Frame 1 (no input): blank canvas, image omitted
Frame 60 (the mouse pressed at the canvas centre just before this capture): blank canvas, image omitted
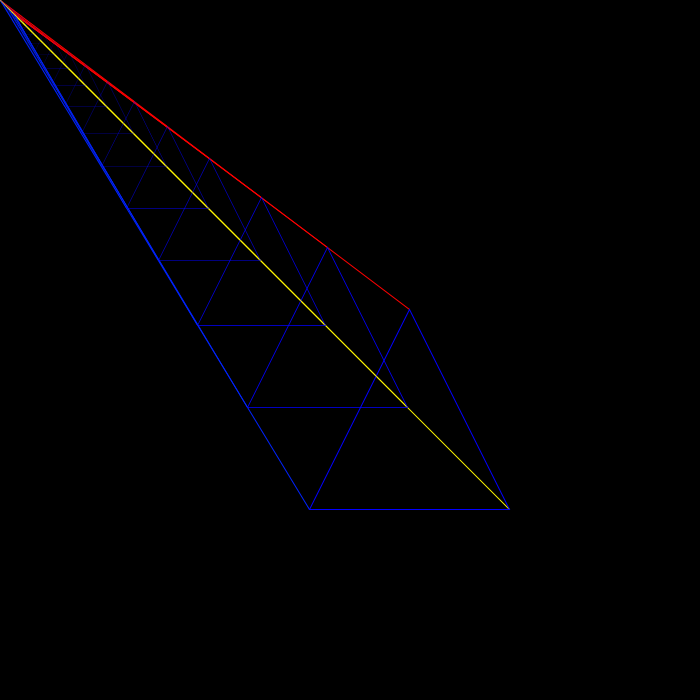
Frame 120 (the mouse held since frame 60 and released just before this capture)

The Processing sketch whose frames 1 and 60 were blank and that drew this single picture after the mouse press (run headless with seeded random() and noise(); from frame 60 on, the mouse is pressed at the canvas centre):

// Processing sketch: processing_38492
// ── processing_38492.pde

float Ax;
float Ay;
float Bx;
float By;
float Cx;
float Cy;
float x=120;
float y=0;
 int speed = 1;
 
void setup(){
size(700,700);
smooth();
frameRate(55);
colorMode(HSB,359,100,100,100);
 
}
 
void draw(){
  Ax = (mouseX);
  Ay = (mouseY-100);
  Bx = (mouseX-100);
  By = (mouseY+100);
  Cx = (mouseX+100);
  Cy = (mouseY+100); 
  background(0);
  fill(255);
 
  //ellipse(Ax,Ay,10,10);
  //ellipse(Bx,By,10,10);
  //ellipse(Cx,Cy,10,10);
  
x = x + speed;
if ((x > 245) || (x < 0)) {
  speed = speed *-1;
}
 

 mouseY = mouseY+speed;
if ((mouseY > width) || (mouseY < 0)) {
  speed = speed *-1;
} 
 mouseX = mouseX+speed;
if ((mouseX > width) || (mouseX < 0)) {
  speed = speed *-2;
}
if (mousePressed){
  for(int j=0; j<700; j+=9){
   noFill();
   stroke(359,100,100);
   strokeWeight(1);
   line(Ax,Ay,j,j);
   stroke(231,100,100);
   line(Bx,By,j,j);
   stroke(58,100,100);
   line(Cx,Cy,j,j);
   stroke(x,100,100);
   triangle(Ax,Ay,Bx,By,Cx,Cy);
   scale(.8);
   strokeWeight(1/.8);
  }
   
}
}
